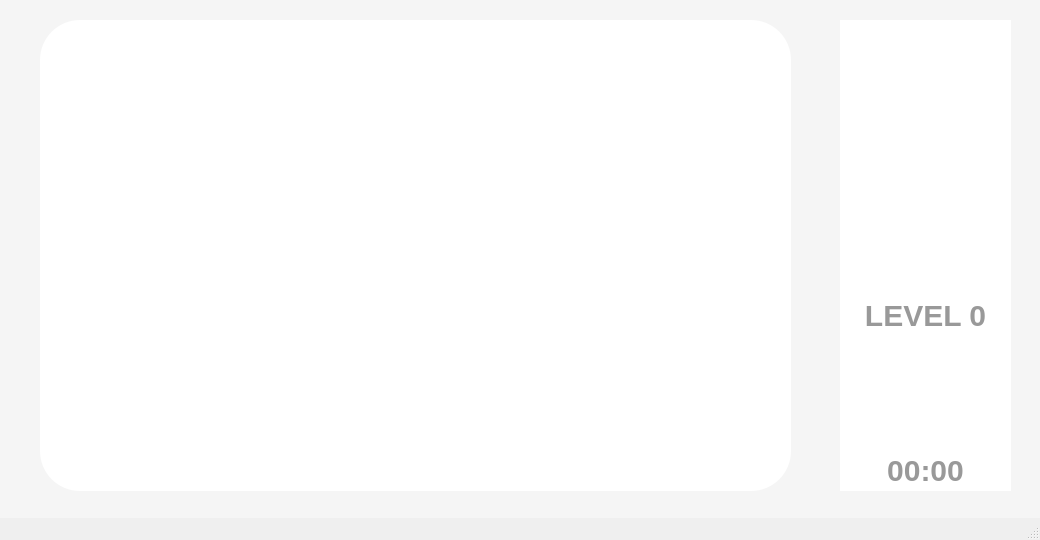
<?xml version="1.0" encoding="UTF-8"?>
<ui version="4.0">
 <class>Tablero</class>
 <widget class="QMainWindow" name="Tablero">
  <property name="geometry">
   <rect>
    <x>0</x>
    <y>0</y>
    <width>1040</width>
    <height>540</height>
   </rect>
  </property>
  <property name="windowTitle">
   <string>Play - 7angram</string>
  </property>
  <property name="windowIcon">
   <iconset resource="imagenes.qrc">
    <normaloff>:/imagenes/Logos/icono.png</normaloff>:/imagenes/Logos/icono.png</iconset>
  </property>
  <property name="styleSheet">
   <string notr="true">#centralwidget{
background-color: rgb(245, 245, 245);
}

#background{
background-color: rgb(255, 255, 255);
border-radius: 40px;
}

#iconoBack,#iconoClock,#iconoLight, #iconoFigure, #iconoFigureGray{
background-color: #FFF;
border: none;
}

#time,#level{
color: #999;
font-size: 30px;
font-weight: 800;
background-color: #FFF;
padding: 5px;
text-align: center;
}</string>
  </property>
  <widget class="QWidget" name="centralwidget">
   <widget class="QPushButton" name="iconoClock">
    <property name="geometry">
     <rect>
      <x>840</x>
      <y>340</y>
      <width>171</width>
      <height>111</height>
     </rect>
    </property>
    <property name="cursor">
     <cursorShape>ArrowCursor</cursorShape>
    </property>
    <property name="styleSheet">
     <string notr="true">#iconoClock{
	image: url(:/imagenes/Iconos/Reloj.jpg);
}</string>
    </property>
    <property name="text">
     <string/>
    </property>
   </widget>
   <widget class="QPushButton" name="iconoLight">
    <property name="geometry">
     <rect>
      <x>840</x>
      <y>180</y>
      <width>171</width>
      <height>111</height>
     </rect>
    </property>
    <property name="cursor">
     <cursorShape>PointingHandCursor</cursorShape>
    </property>
    <property name="styleSheet">
     <string notr="true">#iconoLight{
	image: url(:/imagenes/Iconos/Bombillo.jpg);
}</string>
    </property>
    <property name="text">
     <string/>
    </property>
   </widget>
   <widget class="QLabel" name="level">
    <property name="geometry">
     <rect>
      <x>840</x>
      <y>290</y>
      <width>171</width>
      <height>51</height>
     </rect>
    </property>
    <property name="text">
     <string>LEVEL 0</string>
    </property>
    <property name="alignment">
     <set>Qt::AlignCenter</set>
    </property>
   </widget>
   <widget class="QLabel" name="time">
    <property name="geometry">
     <rect>
      <x>840</x>
      <y>450</y>
      <width>171</width>
      <height>41</height>
     </rect>
    </property>
    <property name="text">
     <string>00:00</string>
    </property>
    <property name="alignment">
     <set>Qt::AlignCenter</set>
    </property>
   </widget>
   <widget class="QPushButton" name="iconoFigure">
    <property name="geometry">
     <rect>
      <x>840</x>
      <y>20</y>
      <width>171</width>
      <height>161</height>
     </rect>
    </property>
    <property name="cursor">
     <cursorShape>ArrowCursor</cursorShape>
    </property>
    <property name="styleSheet">
     <string notr="true">#iconoFigure{
	image: url(:/imagenes/Figuras/1.png);
}</string>
    </property>
    <property name="text">
     <string/>
    </property>
   </widget>
   <widget class="QFrame" name="background">
    <property name="geometry">
     <rect>
      <x>40</x>
      <y>20</y>
      <width>751</width>
      <height>471</height>
     </rect>
    </property>
    <property name="frameShape">
     <enum>QFrame::StyledPanel</enum>
    </property>
    <property name="frameShadow">
     <enum>QFrame::Raised</enum>
    </property>
    <widget class="QPushButton" name="iconoBack">
     <property name="geometry">
      <rect>
       <x>20</x>
       <y>390</y>
       <width>101</width>
       <height>71</height>
      </rect>
     </property>
     <property name="cursor">
      <cursorShape>PointingHandCursor</cursorShape>
     </property>
     <property name="styleSheet">
      <string notr="true">#iconoBack{
	image: url(:/imagenes/Iconos/Flecha.png);
}</string>
     </property>
     <property name="text">
      <string/>
     </property>
    </widget>
    <widget class="QPushButton" name="iconoFigureGray">
     <property name="geometry">
      <rect>
       <x>200</x>
       <y>0</y>
       <width>480</width>
       <height>480</height>
      </rect>
     </property>
     <property name="cursor">
      <cursorShape>ArrowCursor</cursorShape>
     </property>
     <property name="styleSheet">
      <string notr="true">#iconoFigureGray{
	image: url(:/imagenes/FigurasGris/1.png);
}</string>
     </property>
     <property name="text">
      <string/>
     </property>
    </widget>
    <widget class="QLabel" name="P1">
     <property name="enabled">
      <bool>true</bool>
     </property>
     <property name="geometry">
      <rect>
       <x>0</x>
       <y>80</y>
       <width>244</width>
       <height>123</height>
      </rect>
     </property>
     <property name="cursor">
      <cursorShape>OpenHandCursor</cursorShape>
     </property>
     <property name="text">
      <string/>
     </property>
     <property name="pixmap">
      <pixmap resource="imagenes.qrc">:/imagenes/Piezas/1 TANGRAM.png</pixmap>
     </property>
     <property name="scaledContents">
      <bool>true</bool>
     </property>
    </widget>
    <widget class="QLabel" name="P2">
     <property name="geometry">
      <rect>
       <x>110</x>
       <y>380</y>
       <width>177</width>
       <height>64</height>
      </rect>
     </property>
     <property name="cursor">
      <cursorShape>OpenHandCursor</cursorShape>
     </property>
     <property name="text">
      <string/>
     </property>
     <property name="pixmap">
      <pixmap resource="imagenes.qrc">:/imagenes/Piezas/2 TANGRAM.png</pixmap>
     </property>
     <property name="scaledContents">
      <bool>true</bool>
     </property>
    </widget>
    <widget class="QLabel" name="P3">
     <property name="geometry">
      <rect>
       <x>10</x>
       <y>220</y>
       <width>120</width>
       <height>58</height>
      </rect>
     </property>
     <property name="cursor">
      <cursorShape>OpenHandCursor</cursorShape>
     </property>
     <property name="text">
      <string/>
     </property>
     <property name="pixmap">
      <pixmap resource="imagenes.qrc">:/imagenes/Piezas/3 TANGRAM.png</pixmap>
     </property>
     <property name="scaledContents">
      <bool>true</bool>
     </property>
    </widget>
    <widget class="QLabel" name="P4">
     <property name="geometry">
      <rect>
       <x>140</x>
       <y>260</y>
       <width>90</width>
       <height>90</height>
      </rect>
     </property>
     <property name="cursor">
      <cursorShape>OpenHandCursor</cursorShape>
     </property>
     <property name="text">
      <string/>
     </property>
     <property name="pixmap">
      <pixmap resource="imagenes.qrc">:/imagenes/Piezas/4 TANGRAM.png</pixmap>
     </property>
     <property name="scaledContents">
      <bool>true</bool>
     </property>
    </widget>
    <widget class="QLabel" name="P5">
     <property name="geometry">
      <rect>
       <x>580</x>
       <y>350</y>
       <width>117</width>
       <height>58</height>
      </rect>
     </property>
     <property name="cursor">
      <cursorShape>OpenHandCursor</cursorShape>
     </property>
     <property name="text">
      <string/>
     </property>
     <property name="pixmap">
      <pixmap resource="imagenes.qrc">:/imagenes/Piezas/5 TANGRAM.png</pixmap>
     </property>
     <property name="scaledContents">
      <bool>true</bool>
     </property>
    </widget>
    <widget class="QLabel" name="P6">
     <property name="geometry">
      <rect>
       <x>570</x>
       <y>250</y>
       <width>166</width>
       <height>91</height>
      </rect>
     </property>
     <property name="cursor">
      <cursorShape>OpenHandCursor</cursorShape>
     </property>
     <property name="text">
      <string/>
     </property>
     <property name="pixmap">
      <pixmap resource="imagenes.qrc">:/imagenes/Piezas/6 TANGRAM.png</pixmap>
     </property>
     <property name="scaledContents">
      <bool>true</bool>
     </property>
    </widget>
    <widget class="QLabel" name="P7">
     <property name="geometry">
      <rect>
       <x>490</x>
       <y>70</y>
       <width>245</width>
       <height>127</height>
      </rect>
     </property>
     <property name="cursor">
      <cursorShape>OpenHandCursor</cursorShape>
     </property>
     <property name="text">
      <string/>
     </property>
     <property name="pixmap">
      <pixmap resource="imagenes.qrc">:/imagenes/Piezas/7 TANGRAM.png</pixmap>
     </property>
     <property name="scaledContents">
      <bool>true</bool>
     </property>
    </widget>
    <widget class="QLabel" name="logoTangram">
     <property name="geometry">
      <rect>
       <x>10</x>
       <y>20</y>
       <width>181</width>
       <height>31</height>
      </rect>
     </property>
     <property name="text">
      <string/>
     </property>
     <property name="pixmap">
      <pixmap resource="imagenes.qrc">:/imagenes/Logos/7ANGRAM LOGO A COLOR.png</pixmap>
     </property>
     <property name="scaledContents">
      <bool>true</bool>
     </property>
    </widget>
    <zorder>iconoFigureGray</zorder>
    <zorder>iconoBack</zorder>
    <zorder>P1</zorder>
    <zorder>P2</zorder>
    <zorder>P3</zorder>
    <zorder>P4</zorder>
    <zorder>P5</zorder>
    <zorder>P6</zorder>
    <zorder>P7</zorder>
    <zorder>logoTangram</zorder>
   </widget>
   <zorder>iconoFigure</zorder>
   <zorder>background</zorder>
   <zorder>iconoClock</zorder>
   <zorder>iconoLight</zorder>
   <zorder>level</zorder>
   <zorder>time</zorder>
  </widget>
  <widget class="QMenuBar" name="menubar">
   <property name="geometry">
    <rect>
     <x>0</x>
     <y>0</y>
     <width>1040</width>
     <height>20</height>
    </rect>
   </property>
  </widget>
  <widget class="QStatusBar" name="statusbar"/>
 </widget>
 <resources>
  <include location="imagenes.qrc"/>
 </resources>
 <connections/>
</ui>
